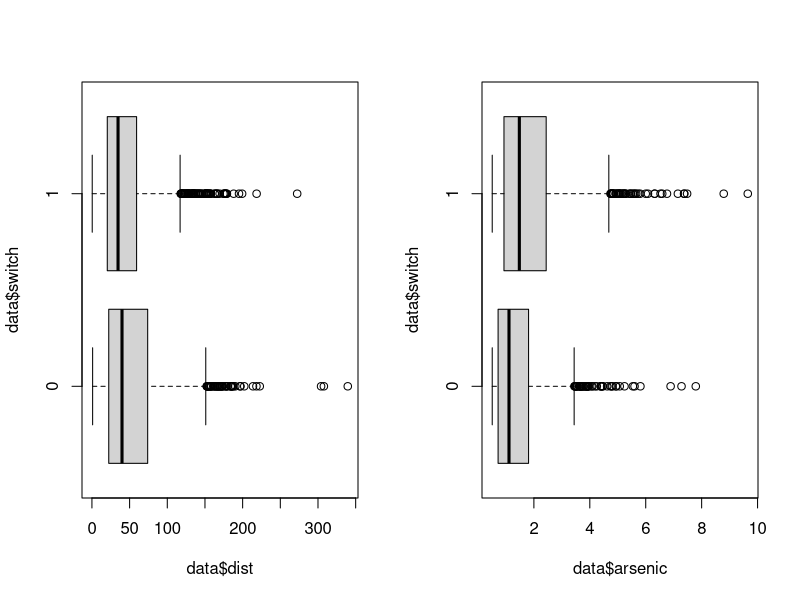
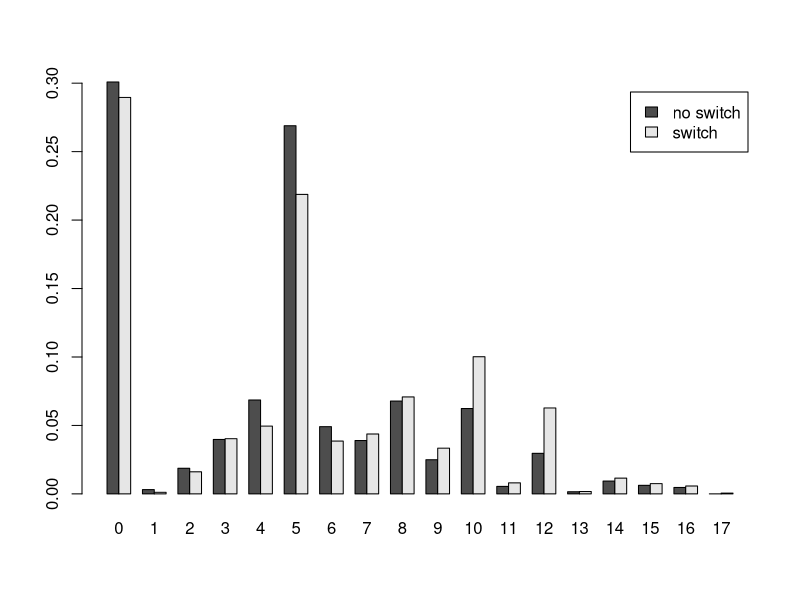
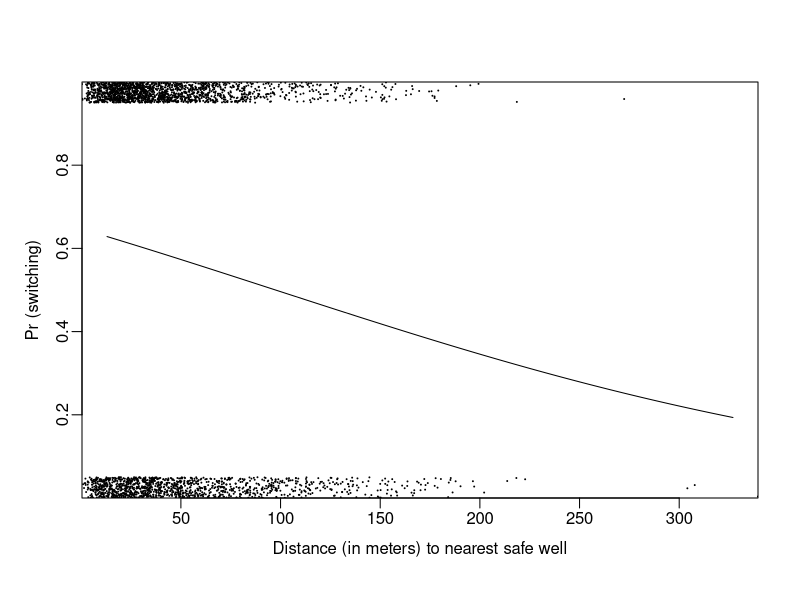
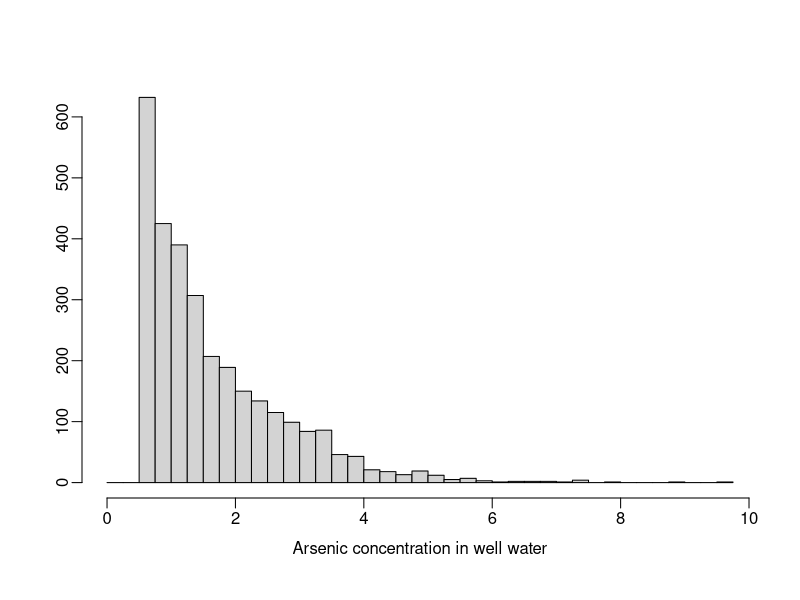
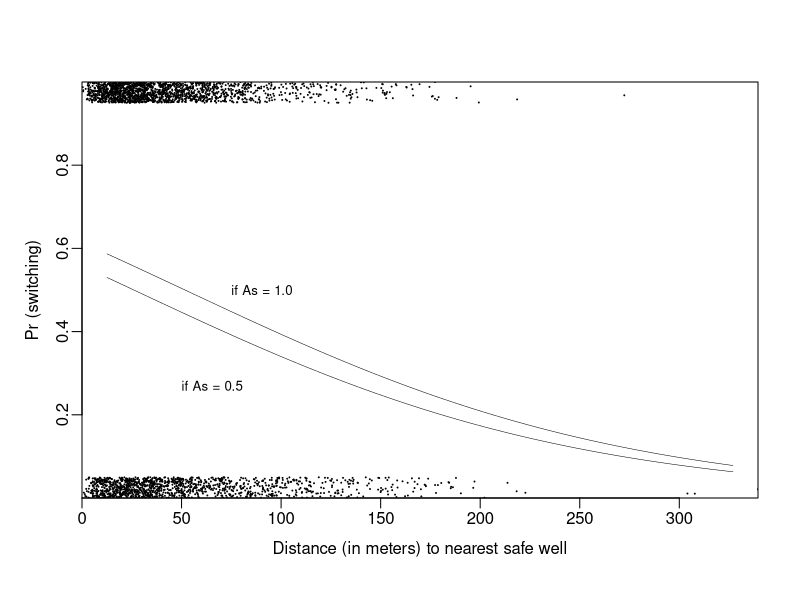
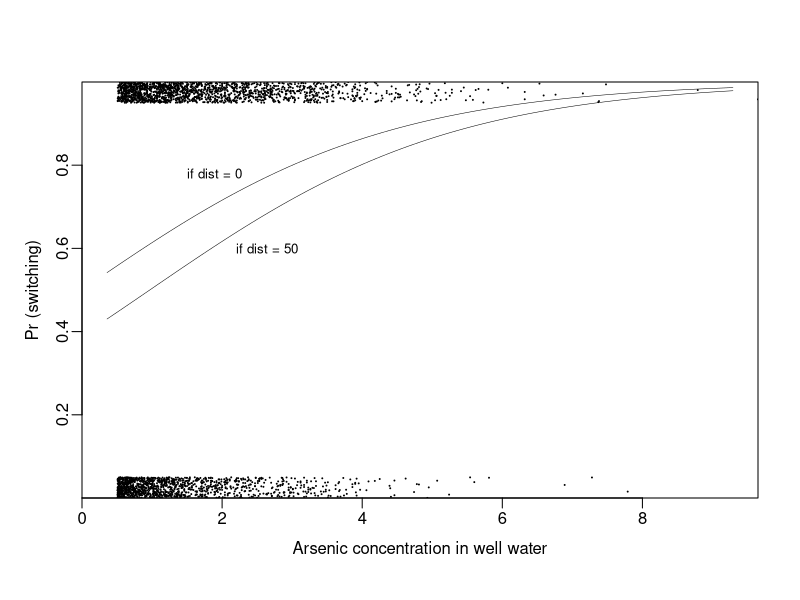
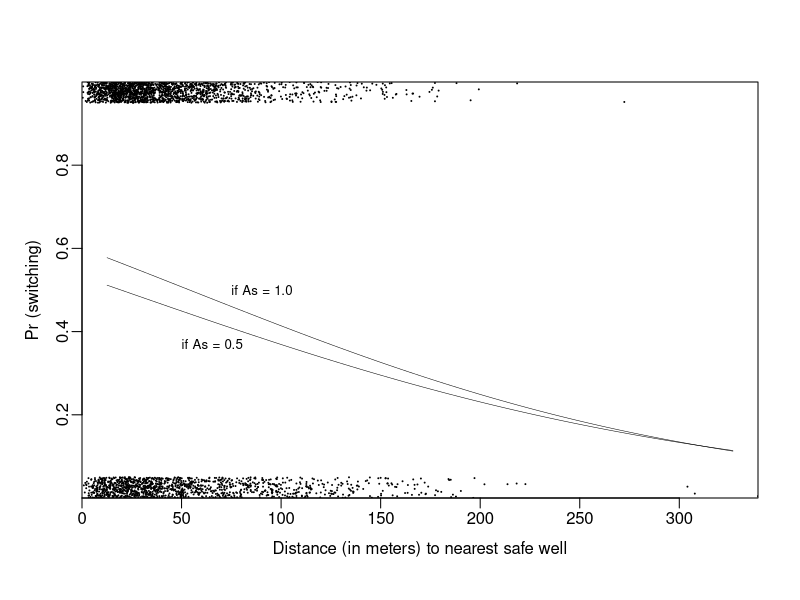
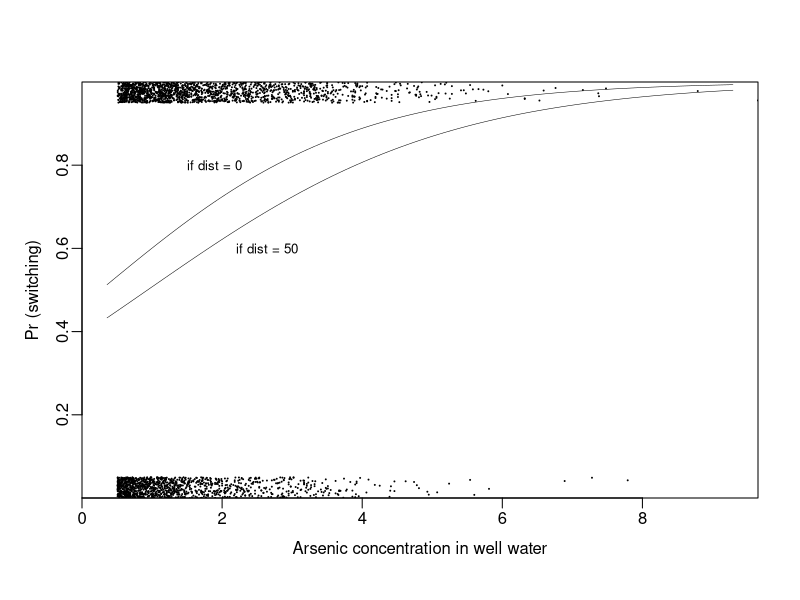

The R source for these figures, in order:
## ----global_options, include=FALSE-----------------------------------------------------------------------
knitr::opts_chunk$set(fig.align = 'center', warning=FALSE, message=FALSE, fig.asp=0.625, dev='png', global.par = TRUE, dev.args=list(pointsize=10), fig.path = 'figs/',options(width=400))
library(MASS)

## ----setup, include=FALSE--------------------------------------------------------------------------------
library(knitr)
local({
  hook_plot = knit_hooks$get('plot')
  knit_hooks$set(plot = function(x, options) {
    paste0('\n\n----\n\n', hook_plot(x, options))
  })
})


## ----load data-------------------------------------------------------------------------------------------
data <- read.csv2("Wells.csv", header=TRUE)
str(data)
summary(data)


## ----explorative plots, echo=FALSE-----------------------------------------------------------------------
par(mfrow=c(1,2))
boxplot(data$dist ~ data$switch, horizontal = TRUE)
boxplot(data$arsenic ~ data$switch, horizontal = TRUE)
par(mfrow=c(1,1))
barplot(prop.table(table(data$switch, data$educ), margin = 1),
        beside=TRUE, legend.text = c("no switch", "switch"))


## ----logistic one predictor------------------------------------------------------------------------------
## Logistic regression with one predictor

fit.1 <- glm(switch ~ dist, family=binomial(link="logit"), data=data)
summary(fit.1)


## ----logistic one coeff intercept------------------------------------------------------------------------
invlogit <- function (x) {1/(1+exp(-x))}
invlogit(fit.1$coefficients%*%c(1,0))


## ----logistic coeff interpretation-----------------------------------------------------------------------
# difference on the probability to switch well due to an increase of one unit on the predictor from the mean
invlogit(fit.1$coefficients%*%c(1,mean(data$dist)+1))-
  invlogit(fit.1$coefficients%*%c(1,mean(data$dist)))


## ----logistic coeff interpretation2----------------------------------------------------------------------
# difference on the probability to switch well due to an increase of one unit on the predictor from the 99 percentile
invlogit(fit.1$coefficients%*%c(1,quantile(data$dist,.99)+1))-
  invlogit(fit.1$coefficients%*%c(1,quantile(data$dist,.99)))


## ----logistic one predictor transf-----------------------------------------------------------------------
## Repeat the regression above with distance in 100-meter units
data$dist100 <- data$dist/100
fit.2 <- glm (switch ~ dist100, family=binomial(link="logit"), data=data)
summary(fit.2)

# difference on the probability scale due to an increase of 1 unit on the predictor (dist100) from the mean
invlogit(fit.2$coefficients%*%c(1,mean(data$dist100)+1))-
  invlogit(fit.2$coefficients%*%c(1,mean(data$dist100)))

#notice that
# difference on the probability scale due to an increase of 100 unit on the predictor from the mean (fit.1)
invlogit(fit.1$coefficients%*%c(1,mean(data$dist)+100))-
  invlogit(fit.1$coefficients%*%c(1,mean(data$dist)))



## ----logistic one predictor graph, echo=FALSE------------------------------------------------------------
## Graphing the fitted model with one predictor

jitter.binary <- function(a, jitt=.05){
  ifelse (a==0, runif (length(a), 0, jitt), runif (length(a), 1-jitt, 1))
}

switch.jitter <- jitter.binary(data$switch)

plot(data$dist, switch.jitter, xlab="Distance (in meters) to nearest safe well", 
     ylab="Pr (switching)", type="n", xaxs="i", yaxs="i", mgp=c(2,.5,0))
curve (invlogit(coef(fit.1)[1]+coef(fit.1)[2]*x), lwd=1, add=TRUE)
points (data$dist, jitter.binary(data$switch), pch=20, cex=.1)


## ----logistic arsenic, echo=FALSE------------------------------------------------------------------------
## Histogram on arsenic levels (Figure 5.10)

hist (data$arsenic, breaks=seq(0,.25+max(data$arsenic[!is.na(data$arsenic)]),.25), 
      freq=TRUE, xlab="Arsenic concentration in well water", 
      ylab="", main="", mgp=c(2,.5,0))

## Logistic regression with second input variable

fit.3 <- glm(switch ~dist100 + arsenic, family=binomial(link="logit"), data=data)
summary(fit.3)


## ----logistic arsenic graph, echo=FALSE------------------------------------------------------------------
## Graphing the fitted model with two predictors (Figure 5.11)

plot(data$dist, switch.jitter, xlim=c(0,max(data$dist)), 
     xlab="Distance (in meters) to nearest safe well", ylab="Pr (switching)", 
     type="n", xaxs="i", yaxs="i", mgp=c(2,.5,0))
curve(invlogit(cbind(1, x/100, .5) %*% coef(fit.3)), lwd=.5, add=TRUE)
curve(invlogit(cbind(1, x/100, 1.0) %*% coef(fit.3)), lwd=.5, add=TRUE)
points(data$dist, jitter.binary(data$switch), pch=20, cex=.1)
text (50, .27, "if As = 0.5", adj=0, cex=.8)
text (75, .50, "if As = 1.0", adj=0, cex=.8)

plot(data$arsenic, switch.jitter, xlim=c(0,max(data$arsenic)), 
     xlab="Arsenic concentration in well water", ylab="Pr (switching)", 
     type="n", xaxs="i", yaxs="i", mgp=c(2,.5,0))
curve(invlogit(cbind(1, 0, x) %*% coef(fit.3)), lwd=.5, add=TRUE)
curve(invlogit(cbind(1, 0.5, x) %*% coef(fit.3)), lwd=.5, add=TRUE)
points(data$arsenic, jitter.binary(data$switch), pch=20, cex=.1)
text(1.5, .78, "if dist = 0", adj=0, cex=.8)
text(2.2, .6, "if dist = 50", adj=0, cex=.8)



## ----logistic with interaction---------------------------------------------------------------------------
# Logistic regression with interactions

fit.4 <- glm (switch ~ dist100 + arsenic + dist100:arsenic, #switch ~ dist100*arsenic equivalently
  family=binomial(link="logit"), data=data)
summary(fit.4)


## --------------------------------------------------------------------------------------------------------
# constant term
invlogit(c(1,mean(data$dist100),mean(data$arsenic),
           mean(data$dist100)*mean(data$arsenic))%*%coefficients(fit.4))


## --------------------------------------------------------------------------------------------------------
# an increse of 100 meters in the distance, helding arsenic at its mean
invlogit(c(1,mean(data$dist100)+1,mean(data$arsenic),
           (mean(data$dist100)+1)*mean(data$arsenic))%*%coefficients(fit.4))-
invlogit(c(1,mean(data$dist100),mean(data$arsenic),
           mean(data$dist100)*mean(data$arsenic))%*%coefficients(fit.4))

# an increse of 1 in the arsenic, helding distance at its mean
invlogit(c(1,mean(data$dist100),mean(data$arsenic)+1,
           (mean(data$dist100))*(mean(data$arsenic)+1))%*%coefficients(fit.4))-
invlogit(c(1,mean(data$dist100),mean(data$arsenic),
           mean(data$dist100)*mean(data$arsenic))%*%coefficients(fit.4))


## ----logistic with interaction coeff---------------------------------------------------------------------
coef(fit.4)[2]+coef(fit.4)[4]*mean(data$arsenic)
coef(fit.4)[3]+coef(fit.4)[4]*mean(data$dist100)


## ----logistic with interaction center--------------------------------------------------------------------
## Centering the input variables

data$c.dist100 <- scale(data$dist100, scale = FALSE)
data$c.arsenic <- scale(data$arsenic, scale = FALSE)

## Refitting the model with centered inputs

fit.5 <- glm (switch ~ c.dist100 + c.arsenic + c.dist100:c.arsenic,
  family=binomial(link="logit"), data=data)
summary(fit.5)


## ----logistic with interaction graph, echo=FALSE---------------------------------------------------------
## Graphing the model with interactions

plot(data$dist, switch.jitter, xlim=c(0,max(data$dist)), xlab="Distance (in meters) to nearest safe well", 
   ylab="Pr (switching)", type="n", xaxs="i", yaxs="i", mgp=c(2,.5,0))
curve (invlogit(cbind (1, x/100, .5, .5*x/100) %*% coef(fit.4)), lwd=.5, add=TRUE)
curve (invlogit(cbind (1, x/100, 1.0, 1.0*x/100) %*% coef(fit.4)), lwd=.5, add=TRUE)
points (data$dist, jitter.binary(data$switch), pch=20, cex=.1)
text (50, .37, "if As = 0.5", adj=0, cex=.8)
text (75, .50, "if As = 1.0", adj=0, cex=.8)

plot(data$arsenic, switch.jitter, xlim=c(0,max(data$arsenic)), xlab="Arsenic concentration in well water",
   ylab="Pr (switching)", type="n", xaxs="i", yaxs="i", mgp=c(2,.5,0))
curve (invlogit(cbind (1, 0, x, 0*x) %*% coef(fit.4)), lwd=.5, add=TRUE)
curve (invlogit(cbind (1, 0.5, x, 0.5*x) %*% coef(fit.4)), lwd=.5, add=TRUE)
points (data$arsenic, jitter.binary(data$switch), pch=20, cex=.1)
text (1.5, .8, "if dist = 0", adj=0, cex=.8)
text (2.2, .6, "if dist = 50", adj=0, cex=.8)


## ----logistic with other predictors----------------------------------------------------------------------
## Adding social predictors

data$c.educ4 <- scale(data$educ/4, scale=FALSE)
fit.7 <- glm (switch ~ c.dist100 + c.arsenic + c.educ4 + c.dist100:c.arsenic, family=binomial(link="logit"), data=data)
summary(fit.7)


## ----logistic with other predictors and interactions-----------------------------------------------------
## Adding further interactions (centering education variable)

fit.8 <- glm (switch ~ c.dist100 + c.arsenic + c.educ4 + c.dist100:c.arsenic +
                c.dist100:c.educ4 + c.arsenic:c.educ4, family=binomial(link="logit"), data=data)
summary(fit.8)


## ----residuals-------------------------------------------------------------------------------------------
## Residual Plot

pred.8 <- fit.8$fitted.values

plot(c(0,1), c(-1,1), xlab="Estimated  Pr (switching)", ylab="Observed - estimated", type="n", main="Residual plot", mgp=c(2,.5,0))
abline (0,0, col="gray", lwd=.5)
points (pred.8, data$switch-pred.8, pch=20, cex=.2)


## ----binned residuals------------------------------------------------------------------------------------
### Binned residual Plot 

 ## Defining binned residuals

binned.resids <- function (x, y, nclass=sqrt(length(x))){
  breaks.index <- floor(length(x)*(1:(nclass-1))/nclass)
  breaks <- c (-Inf, sort(x)[breaks.index], Inf)
  output <- NULL
  xbreaks <- NULL
  x.binned <- as.numeric (cut (x, breaks))
  for (i in 1:nclass){
    items <- (1:length(x))[x.binned==i]
    x.range <- range(x[items])
    xbar <- mean(x[items])
    ybar <- mean(y[items])
    n <- length(items)
    sdev <- sd(y[items])
    output <- rbind (output, c(xbar, ybar, n, x.range, 2*sdev/sqrt(n)))
  }
  colnames (output) <- c ("xbar", "ybar", "n", "x.lo", "x.hi", "2se")
  return (list (binned=output, xbreaks=xbreaks))
}

 ## Binned residuals vs. estimated probability of switching

br.8 <- binned.resids (pred.8, data$switch-pred.8, nclass=40)$binned
plot(range(br.8[,1]), range(br.8[,2],br.8[,6],-br.8[,6]), xlab="Estimated  Pr (switching)", ylab="Average residual", type="n", main="Binned residual plot", mgp=c(2,.5,0))
abline (0,0, col="gray", lwd=.5)
lines (br.8[,1], br.8[,6], col="gray", lwd=.5)
lines (br.8[,1], -br.8[,6], col="gray", lwd=.5)
points (br.8[,1], br.8[,2], pch=19, cex=.5)


## ----binned residuals vs predictors----------------------------------------------------------------------
## Plot of binned residuals vs. inputs of interest

  # distance

br.dist <- binned.resids(data$dist, data$switch-pred.8, nclass=40)$binned
plot(range(br.dist[,1]), range(br.dist[,2],br.dist[,6],-br.dist[,6]), xlab="Distance to nearest safe well", ylab="Average residual", type="n", main="Binned residual plot", mgp=c(2,.5,0))
abline (0,0, col="gray", lwd=.5)
lines (br.dist[,1], br.dist[,6], col="gray", lwd=.5)
lines (br.dist[,1], -br.dist[,6], col="gray", lwd=.5)
points (br.dist[,1], br.dist[,2], pch=19, cex=.5)

  # arsenic

br.arsenic <- binned.resids(data$arsenic, data$switch-pred.8, nclass=40)$binned
plot(range(0,br.arsenic[,1]), range(br.arsenic[,2],br.arsenic[,6],-br.arsenic[,6]), xlab="Arsenic level", ylab="Average residual", type="n", main="Binned residual plot", mgp=c(2,.5,0))
abline (0,0, col="gray", lwd=.5)
lines (br.arsenic[,1], br.arsenic[,6], col="gray", lwd=.5)
lines (br.arsenic[,1], -br.arsenic[,6], col="gray", lwd=.5)
points (br.arsenic[,1], br.arsenic[,2], pch=19, cex=.5)


## ----error rate------------------------------------------------------------------------------------------
mean(data$switch)
error.rate <- mean((rep(1,length(data$switch))>0.5 & data$switch==0) | 
                     ((rep(1,length(data$switch))<0.5 & data$switch==1)))
error.rate


## ----error rate model------------------------------------------------------------------------------------
error.rate <- mean((pred.8>0.5 & data$switch==0) | (pred.8<0.5 & data$switch==1))
error.rate


## ----poiss-----------------------------------------------------------------------------------------------
y <- c(4, 27, 2, 21, 8, 3, 3, 0, 4, 4, 5, 2, 2, 5, 7, 1, 5, 0, 15, 36)
age <- c(54 ,26,41,23, 41, 75, 28, 78, 44, 52, 50, 28, 42, 50, 31, 59, 33, 35, 26, 22)
family <- c(1,1,0,1,1,0,1,0,0,1,1,1,0,1,0,0,1,1,1,1)
earning <- c( 1.2, 5.3, 2.4, 6.3, 4.2, 1.5, 1.1, 0.9, 1.2, 1.1, 1.3, 1.5, 4.2, 1.3, 1.2, 1.3, 1.9, 2.7, 7.3, 5)
n <- length(y)
calls.glm <- glm(y ~ age+family+earning, family = poisson)
summary(calls.glm)



## ----poiss overd-----------------------------------------------------------------------------------------
pred.pois <- calls.glm$fitted.values
res.st <- (y-pred.pois)/sqrt(pred.pois)

plot(pred.pois, res.st)
abline(h=0,lty=3,col="gray75")

est.overdispersion <- sum(res.st^2)/16
est.overdispersion


## ----quasi poiss-----------------------------------------------------------------------------------------
calls.quasi.glm <- glm(y ~ age+family+earning, family = quasipoisson)
summary(calls.quasi.glm)
par(mfrow=c(1,2))



